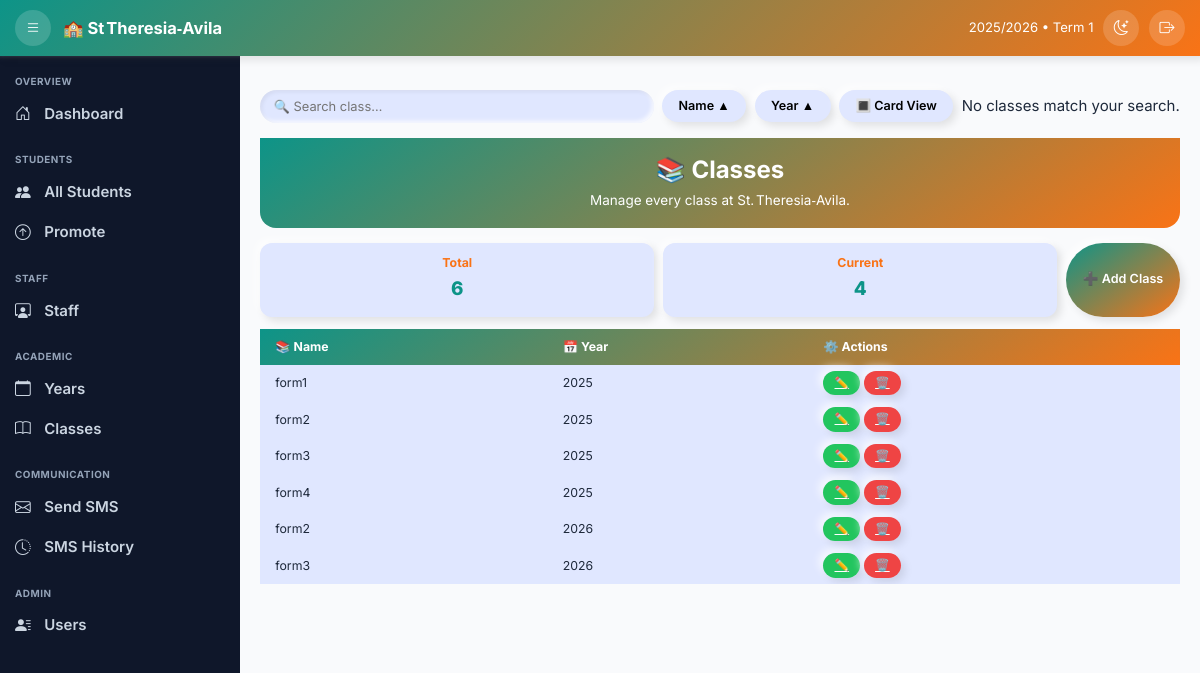
The page /school/classes/ (signed in) on the database its author committed.
### school/models.py (models this page shows, shortened)
class SchoolClass(models.Model):
    name = models.CharField(max_length=40)
    academic_year = models.ForeignKey(AcademicYear, on_delete=models.PROTECT, related_name="classes")
    class Meta:
        unique_together = ("name", "academic_year")
        ordering = ["academic_year__year", "name"]

class AcademicYear(models.Model):
    year = models.PositiveSmallIntegerField(unique=True)
    is_current = models.BooleanField(default=False)
    created_at = models.DateTimeField(auto_now_add=True)
    class Meta:
        ordering = ["-year"]

### school/views.py (the view)
# urls.py: path('classes/', SchoolClassListView.as_view(), name='schoolclass_list'),
class SchoolClassListView(LoginRequiredMixin, ListView):
    model = SchoolClass
    template_name = 'school/schoolclass_list.html'
    context_object_name = 'school_classes'
    ordering = ['academic_year__year', 'name']
    paginate_by = 20
    def get_queryset(self):
        queryset = super().get_queryset()
        query = self.request.GET.get('q')
        if query:
            queryset = queryset.filter(name__icontains=query)
        logger.debug(f"School class list queryset filtered with query: {query}")
        return queryset
    def get_context_data(self, **kwargs):
        context = super().get_context_data(**kwargs)
        context['current_session'] = "2025/2026"
        context['current_term'] = "Term 1"
        context['notification_count'] = 0
        context['total_classes'] = SchoolClass.objects.count()
        context['current_classes'] = SchoolClass.objects.filter(academic_year__is_current=True).count()
        logger.debug("School class list context data prepared")
        return context

### school/templates/school/schoolclass_list.html (shortened to what this page needs)
{% extends "school/base.html" %}
{% load humanize %}
{% block content %}
<form id="searchForm" method="get" class="controls-container">
  <input id="searchInput" class="search-input" type="text" name="q"
         placeholder="🔍 Search class…" value="{{ request.GET.q|default:'' }}">
  <button type="button" id="sortNameBtn"  class="sort-btn">Name ▲</button>
  <button type="button" id="sortYearBtn"  class="sort-btn">Year ▲</button>
  <button type="button" id="viewToggleBtn" class="view-toggle-btn">🔳 Card View</button>
  <div id="searchFeedback" class="search-feedback">No classes match your search.</div>
</form>
<div class="title-section">
  <h2>📚 Classes</h2>
  <p>Manage every class at St. Theresia‑Avila.</p>
</div>
<div class="kpi-metrics">
  <div class="kpi-item"><h3>Total</h3><span id="total-classes">{{ total_classes }}</span></div>
  <div class="kpi-item"><h3>Current</h3><span id="current-classes">{{ current_classes }}</span></div>
  <button class="btn-primary-add" onclick="location.href='{% url 'schoolclass_create' %}'">➕ Add Class</button>
</div>
<div class="table-responsive">
  <table id="classTable">
    <thead><tr><th>📚 Name</th><th>📅 Year</th><th>⚙️ Actions</th></tr></thead>
    <tbody>
    {% for c in school_classes %}
      <tr data-id="{{ c.pk }}" data-name="{{ c.name }}" data-year="{{ c.academic_year.year }}" data-current="{{ c.academic_year.is_current|lower }}">
        <td>{{ c.name }}</td>
        <td>{{ c.academic_year.year }}</td>
        <td>
          <a class="btn-sm btn-success-edit" href="{% url 'schoolclass_update' c.pk %}">✏️</a>
          <a class="btn-sm btn-danger-delete" href="{% url 'schoolclass_delete' c.pk %}">🗑️</a>
        </td>
      </tr>
    {% empty %}
      <tr><td colspan="3" class="no-data">No classes found.</td></tr>
    {% endfor %}
    </tbody>
  </table>
</div>
{% endblock %}

### school/templates/school/base.html (style rules this page uses)
:root { --pri:#0d9488; --sec:#f97316; --light:#f8fafc; --dark:#0f172a; --txt:#1e293b; --txt-d:#e2e8f0; --sidebar:240px; --sidebar-sm:74px; --topbar:56px; --radius:12px; --shadow:0 4px 14px rgba(0,0,0,.12); }
* { box-sizing:border-box;scrollbar-width:thin }
html,body { margin:0;height:100%;font-family:Inter,sans-serif;font-size:15px; background:var(--light);color:var(--txt) }

### school/templates/school/schoolclass_list.html (style rules this page uses)
:root { --primary:#0d9488;--secondary:#f97316;--success:#22c55e; --danger:#ef4444;--info:#3b82f6;--neu-bg:#e0e7ff; --shadow:4px 4px 8px rgba(0,0,0,.1), -4px -4px 8px rgba(255,255,255,.7) }
body { background:#f9fafc }
.title-section { background:linear-gradient(145deg,var(--primary),var(--secondary)); color:#fff;border-radius:0 0 16px 16px;text-align:center;padding:1.2rem .8rem;margin-bottom:1rem }
.title-section h2 { font-size:1.6rem;margin:0;font-weight:700;display:flex;gap:.4rem;justify-content:center }
.title-section p { font-size:.9rem;margin:.35rem 0 0 }
.kpi-metrics { display:flex;gap:.6rem;flex-wrap:wrap;margin:.8rem 0 }
.kpi-item { flex:1 1 150px;background:var(--neu-bg);border-radius:12px; padding:.9rem;text-align:center;box-shadow:var(--shadow) }
.kpi-item h3 { font-size:.82rem;margin:0 0 .25rem;color:var(--secondary);font-weight:700 }
.kpi-item span { font-size:1.25rem;color:var(--primary);font-weight:800 }
.controls-container { display:flex;flex-wrap:wrap;gap:.55rem;align-items:center;margin:1rem 0 }
.search-input { flex:1 1 220px;border:none;border-radius:9999px;padding:.45rem .9rem; font-size:.86rem;background:var(--neu-bg);box-shadow:inset 2px 2px 4px rgba(0,0,0,.06), inset -2px -2px 4px rgba(255,255,255,.8) }
.sort-btn,.view-toggle-btn,.btn-primary-add { border:none;border-radius:9999px; padding:.45rem 1.1rem;font-size:.84rem;font-weight:600;cursor:pointer; background:var(--neu-bg);box-shadow:var(--shadow);display:inline-flex;align-items:center;gap:.3rem }
.btn-primary-add { background:linear-gradient(145deg,var(--primary),var(--secondary));color:#fff }
.table-responsive { overflow-x:auto;margin-bottom:1.2rem }
table { width:100%;min-width:560px;border-collapse:collapse;background:var(--neu-bg) }
thead { background:linear-gradient(145deg,var(--primary),var(--secondary));color:#fff }
th,td { padding:.6rem 1rem;font-size:.82rem;white-space:nowrap }
.btn-sm { font-size:.78rem;padding:.35rem .75rem;border:none;border-radius:9999px;font-weight:600;color:#fff; box-shadow:var(--shadow) }
.btn-success-edit { background:var(--success) }
.btn-danger-delete { background:var(--danger) }

### rows shown on the page
SchoolClass: name "form1", academic_year.year "2025"
SchoolClass: name "form2", academic_year.year "2025"
SchoolClass: name "form3", academic_year.year "2025"
SchoolClass: name "form4", academic_year.year "2025"
SchoolClass: name "form2", academic_year.year "2026"
SchoolClass: name "form3", academic_year.year "2026"

### other values the page prints
{{ current_session|default:"2025/2026" }} "2025/2026"
{{ current_term|default:"Term 1" }} "Term 1"
{{ total_classes }} "6"
{{ current_classes }} "4"
